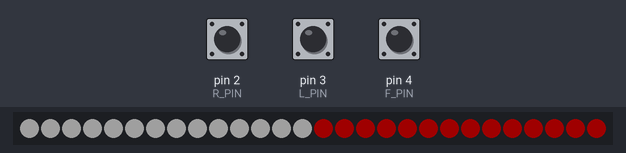
Recording of a sketch running on a simulated Arduino Uno, built with avr-gcc and run on an emulated ATmega328P. Shown: 28 RGB LEDs in strip order, left to right. The inputs (shaded band) are chosen by the test bench; at power-on: pin 2 (R_PIN) HIGH, pin 3 (L_PIN) HIGH, pin 4 (F_PIN) HIGH. Dim RGB values are drawn brighter than linear.

Above: at 4.2 s.
4.3 s: pin 2 (R_PIN) pulled LOW for 0.15 s
At 4.51 s:
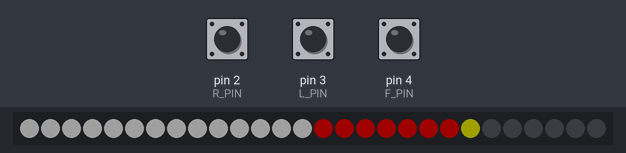
5.0 s: pin 3 (L_PIN) pulled LOW for 0.15 s
At 5.6 s:
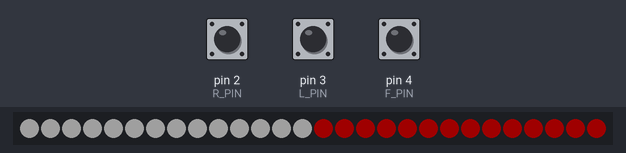
6.6 s: pin 3 (L_PIN) pulled LOW for 1 s
At 7.94 s:
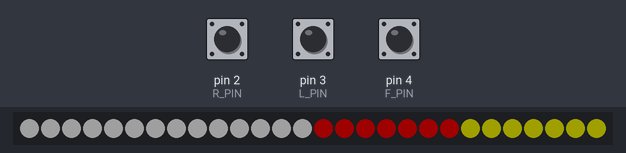
8.2 s: pin 3 (L_PIN) pulled LOW for 3.2 s
At 12.2 s:
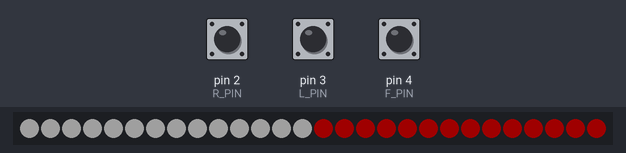
Timing chart, 0 to 13.7 s (numbered marks = the images above; inputs shaded):
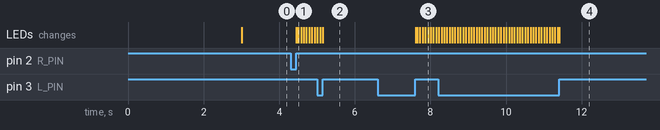

The sketch:

lightride.ino
```cpp
#include <FastLED.h>
#include <time.h>

//from FastLED example
#define LED_PIN 5
#define NUM_LEDS 28
#define BRIGHTNESS 32
#define LED_TYPE WS2812B
#define COLOR_ORDER GRB

#define TURNLIGHT_TIME_MS 500

//lightride-specific
#define F_SIZE 14
CRGB f_leds[F_SIZE];

#define B_SIZE 7

CRGB bl_leds[B_SIZE];
CRGB br_leds[B_SIZE];

CRGB leds[NUM_LEDS];
#define UPDATES_PER_SECOND 1000


//input
#include <EasyButton.h>
#define L_PIN 3
#define R_PIN 2
#define F_PIN 4
EasyButton R_button(R_PIN);
EasyButton L_button(L_PIN);
EasyButton F_button(F_PIN);
char mode;

//time
unsigned long _time;
int current_time;

void setup() {
  Serial.begin(9600);
  delay(3000);
  FastLED.addLeds<LED_TYPE,LED_PIN,COLOR_ORDER>(leds,NUM_LEDS).setCorrection(TypicalLEDStrip);
  FastLED.setBrightness(BRIGHTNESS);
  //compute led strip positions
  fill(f_leds,  F_SIZE, CRGB::White);
  fill(bl_leds, B_SIZE, CRGB::Yellow);
  fill(br_leds, B_SIZE, CRGB::Red);

  R_button.begin();
  R_button.onPressed(onPressed_R);
  L_button.begin();
  L_button.onPressed(onPressed_R);
  F_button.begin();
  F_button.onPressed(onPressed_F);
}

void loop() {
  R_button.read();
  L_button.read();
  F_button.read();
  _time = millis() % 500;
  anim_func_turnlights(bl_leds,B_SIZE, _time, 1);
  //fill(bl_leds,B_SIZE,CRGB::Red);


  switch(mode)
  {
    case 'L':  //Turn left
      fill(f_leds, F_SIZE, CRGB::White);
      anim_func_turnlights(bl_leds,B_SIZE, _time, 1);
      fill(br_leds, B_SIZE, CRGB::Red);
      break;

    //Turn right
    case 'R':
      fill(f_leds, F_SIZE, CRGB::White);
      fill(bl_leds, B_SIZE, CRGB::Red);
      anim_func_turnlights(br_leds,B_SIZE, _time, 0);
      break;
    //Hazards
    case 'H':
      fill(f_leds, F_SIZE, CRGB::White);
      anim_func_turnlights(br_leds,B_SIZE, _time, 0);
      anim_func_turnlights(bl_leds,B_SIZE, _time, 1);
      break;
    default:
      fill(f_leds, F_SIZE, CRGB::White);
      fill(bl_leds, B_SIZE, CRGB::Red);
      fill(br_leds, B_SIZE, CRGB::Red);
  }
  //anim_func_turnlights(br_leds,B_SIZE, _time, 0);
  update_all();

  FastLED.show();
  FastLED.delay(1000/UPDATES_PER_SECOND);
}

void fill(CRGB leds[], int n, CRGB color){
  for(int i = 0; i < n ;i++){
    leds[i] = color;
  }
}

void update_all(){

  int f_end = F_SIZE;
  int bl_end = F_SIZE+B_SIZE;
  int br_end = F_SIZE+B_SIZE*2;

  for(int i = 0; i < f_end; i++){
    leds[i] = f_leds[i];
  }
  for(int i = f_end; i < bl_end ;i++){
    leds[i] = bl_leds[i-f_end];
  }
  for(int i = bl_end; i < br_end ;i++){
    leds[i] = br_leds[i-bl_end];
  }
}

void printLEDState(){
   for(int i = 0; i < sizeof(leds);i++){
    Serial.println(leds[i]);
   }
}

int anim_func_turnlights(CRGB this_leds[], int n, float current_time, int reverse){

  int current_leds = 0;
  current_leds = (current_time/TURNLIGHT_TIME_MS)*n;
  fill(this_leds, n, CRGB::Black);

  if(reverse){
    for(int i= n; i >= B_SIZE-current_leds;i--){
      this_leds[i-1] = CRGB::Yellow;
    }
  }else{
    for(int i=0; i <= current_leds;i++){
      this_leds[i] = CRGB::Yellow;
    }
  }
  return 0;
}

//INPUTS
void onPressed_R(){
  if(mode == 'R'){
    mode = 'D';
  }else{
    mode = 'R';
  }
}
void onPressed_L(){
  if(mode == 'L'){
    mode = 'D';
  }else{
    mode = 'L';
  }
}
void onPressed_F(){

}
```

Measured:
- after the input at 4.3 s, the LEDs: first change after 0.16 s (image 1 shows a later state)
- after the input at 5.0 s, the LEDs: first differ from a run without the input after 0.15 s (image 2)
- after the input at 6.6 s, the LEDs: first change after 1.0 s (image 3 shows a later state)
- after the input at 8.2 s, the LEDs: first differ from a run without the input after 3.2 s (image 4)
